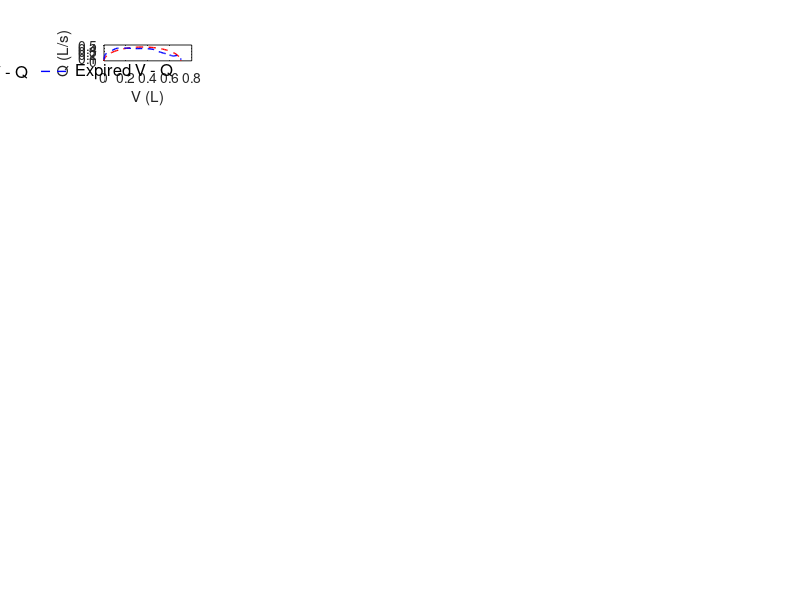

Here is the MATLAB script that generated this plot: (Note: this script raises an error after producing the figure.)
close all; clear all; clc
atWork = 0;
print_on = 1;

colorBlue = '#0000FF';
colorRed = '#FF0000';
colorBlack = '#000000';
colorGreen = '#009A17';
colorOrange = '#FF6600';
pt = 1.0;
FS = 10;

%% Plot Setup:
if atWork == 1
    figPos1 = [-1900, 100, 600, 700]; % Work
    figPos2 = [-1250, 400, 600, 600];
    figPos3 = [-600, 400, 600, 600];
    figPos4 = [-1900, 100, 600, 600];
    figPos5 = [-1250, 100, 600, 600];
    figPos6 = [-600, 100, 600, 300];
else
    figPos1 = [2580, -190, 1000, 1270]; % Home
    figPos2 = [-1250, 500, 600, 600];
    figPos3 = [-600, 500, 600, 600];
    figPos4 = [-1900, 150, 600, 600];
    figPos5 = [-1250, 150, 600, 600];
    figPos6 = [-600, 150, 600, 300];
end

%%
load NFL_results.mat

tlim = [0 4];
qlim = [0 1.5];
vlim = [0 2.0];
plim = [-40 15];


%% Passive expiration

for ii = 1:25

    Pa = NFL.pressure(ii,:)';
    V = NFL.volume(ii,:)';
    Q = NFL.flow(ii,:)';
    T = NFL.time(ii,:)';
   
    aa = find(Q<=0,1,"first"):length(V);
    V2 = V(aa) - V(end);
    Vexp = max(V)-V(end);
    Texp = T(end)-T(find(Q<=0,1,"first"));
    A = pi*(Vexp)/(2*Texp);
    t(:,ii) = T(aa) - T(find(Q<=0,1,"first"));
    PassiveQ(:,ii) = A*sin(pi*t(:,ii)/Texp);
    PassiveV(:,ii) = cumtrapz(t(:,ii),PassiveQ(:,ii));
    ExpiredQ(:,ii) = -Q(aa);
    ExpiredV(:,ii) = -(V2-Vexp);
end

%%
figure('Position',figPos1)
subplot(8,5,1)
plot(PassiveV(:,1),PassiveQ(:,1),'Color',colorRed,'Linewidth',pt,'Linestyle','--'); hold on
plot(ExpiredV(:,1),ExpiredQ(:,1),'Color',colorBlue,'Linewidth',pt,'Linestyle','--'); hold on
xlabel('V (L)')
ylabel('Q (L/s)')
leg1 = legend('Passive V - Q','Expired V - Q','FontSize',12,...
    'Orientation','horizontal');
legend boxoff
leg1.Position(1:2) = [.62 .38];
xlim(vlim)
ylim(qlim)
grid on
set(gca,'FontSize',FS);

for ii = 2:25
    subplot(8,5,ii)
    plot(PassiveV(:,ii),PassiveQ(:,ii),'Color',colorRed,'Linewidth',pt,'Linestyle','--'); hold on
    plot(ExpiredV(:,ii),ExpiredQ(:,ii),'Color',colorBlue,'Linewidth',pt,'Linestyle','--'); hold on
    xlabel('V (L)')
    ylabel('Q (L/s)')
    xlim(vlim)
    ylim(qlim)
    grid on
    set(gca,'FontSize',FS);
end
  
if print_on ==1
    print('-r400','-dpng','V-Q_NFL.png');
else 
end
% figure('Position',figPos1)
% for ii = 1:25
%  
%     subplot(8,5,ii)
%     plot(t(:,ii),PassiveQ(:,ii),'Color',colorRed,'Linewidth',pt,'Linestyle','--'); hold on
%     plot(t(:,ii),ExpiredQ(:,ii),'Color',colorBlue,'Linewidth',pt,'Linestyle','--'); hold on
%     xlabel('t (s)')
%     ylabel('Q (L/s)')
% %     xlim(vlim)
% %     ylim(qlim)
%     grid on
%     set(gca,'FontSize',FS);
% end


NFL.PassiveQ = PassiveQ;
NFL.PassiveV = PassiveV;
NFL.ExpiredQ = ExpiredQ;
NFL.ExpiredV = ExpiredV;

save('NFL_results.mat','NFL','-append')

       